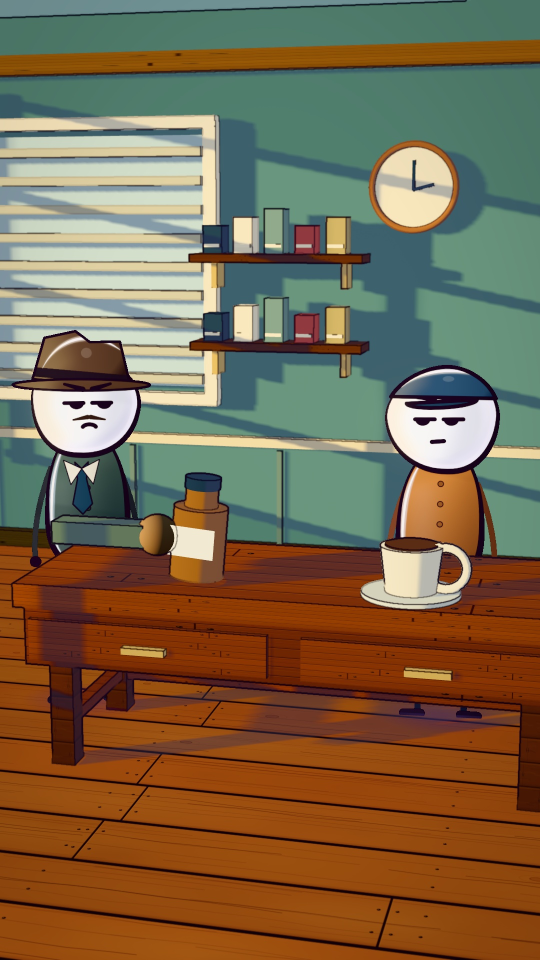
#> input picture projects/mkultra/review/S01_glidetest/f0024.jpg, 1080 x 1920 px (shown at 1/2 size)
$ python ink_scan.py ../../../../projects/mkultra/review/S01_glidetest/f0024.jpg
#> lines starting #> are read from the running program, lines starting #| are printed output that depends on the picture; after the words box and inside, x2 and y2 are one past the last pixel; in counts of white or black regions, pixels touching at a corner belong together
### newZip/RicksClips_Skill_V1.1/tools/measure/vidio.py
"""Shared I/O for the measuring tools: ffmpeg frame iterator + caption mask.

All tools follow the methods in references/reports/*.md. Reference videos carry a
burned-in one-word caption at ~60-75 % of frame height; every statistic masks it.
"""
import subprocess, numpy as np

CAPTION_BAND = (0.635, 0.755)  # fraction of height masked (grade.md: rows 650-706/960 + margin)

# [20 lines left out: function frames, not called in this run]

def caption_mask(h):
    """Boolean row mask: True = keep."""
    keep = np.ones(h, bool)
    a, b = int(CAPTION_BAND[0] * h), int(CAPTION_BAND[1] * h)
    keep[a:b] = False
    return keep

def luma(rgb):
    return 0.2126 * rgb[..., 0] + 0.7152 * rgb[..., 1] + 0.0722 * rgb[..., 2]

### newZip/RicksClips_Skill_V1.1/tools/measure/ink_scan.py
"""Ink line measurement (method: references/reports/outlines.md section 2).

Two modes:
1) Frame mode: edge-ink coverage = share of strong luminance edges that carry a dark
   thin line within 2 px (reference 45.1 % frame-wide; ours was 33.4 %), plus dark-stroke
   density. Caption band masked unless --nocaptions.
2) Scan mode: --scan x0 y0 x1 y1 measures one perpendicular profile like scanline.py:
   EW (equivalent full-ink width), FWHM, core luma. A line "counts" if >= 35 % darker
   than the lighter side and FWHM <= 5 px at 720p.

Usage:
  python ink_scan.py frame.png [--nocaptions]
  python ink_scan.py frame.png --scan 120 300 180 300
Reference targets @1080p: world lines EW ~3 px (depth jumps 3.1, silhouettes 3.0,
creases 2.2), core near-black; character ink plum, ~4.6 px.
"""
import sys, json, numpy as np
sys.path.insert(0, __file__.rsplit("\\", 1)[0] if "\\" in __file__ else ".")
from vidio import caption_mask, luma
from PIL import Image
from scipy import ndimage


def load(p, target_h=960):
#> called with target_h = 960
    im = Image.open(p).convert("RGB")
#> im is the input picture: PIL image 1080x1920 RGB; mean R, G, B 122.3, 103.1, 74.6
    if im.height != target_h:
        im = im.resize((im.width * target_h // im.height, target_h), Image.LANCZOS)
#> im: PIL image 540x960 RGB
    return np.asarray(im, np.float32) / 255


def frame_mode(rgb, mask_captions):
    Y = luma(rgb)
    if mask_captions:
        Y = Y[caption_mask(Y.shape[0])]
    # dark thin strokes: black top-hat
    cl = ndimage.grey_closing(Y, size=(7, 7))
    stroke = (cl - Y) > 0.12
    dark = stroke & (Y < 0.35)
    # strong edges: Sobel magnitude on the closed image (so ink lines themselves
    # don't dominate), threshold at a high percentile
    gx = ndimage.sobel(cl, 1); gy = ndimage.sobel(cl, 0)
    g = np.hypot(gx, gy)
    edge = g > max(0.35, np.percentile(g, 97))
    edge = ndimage.binary_erosion(edge) | edge  # keep as-is; thin later
    inked = ndimage.binary_dilation(dark, iterations=2)
    cov = float((edge & inked).sum()) / max(1, int(edge.sum()))
    return {
        "edge_ink_coverage_pct": round(100 * cov, 1),
        "dark_stroke_pct": round(100 * float(dark.mean()), 2),
        "stroke_core_luma_median": round(float(np.median(Y[dark])), 3) if dark.any() else None,
    }


def scan_mode(rgb, x0, y0, x1, y1, scale_to_1080):
    """Average 5 px across the scan, 0.25 px steps along it."""
    Y = luma(rgb)
    L = np.hypot(x1 - x0, y1 - y0)
    n = int(L / 0.25)
    t = np.linspace(0, 1, n)
    xs, ys = x0 + (x1 - x0) * t, y0 + (y1 - y0) * t
    # perpendicular averaging
    px, py = -(y1 - y0) / L, (x1 - x0) / L
    prof = np.zeros(n)
    for off in (-2, -1, 0, 1, 2):
        xi = np.clip((xs + px * off).astype(int), 0, Y.shape[1] - 1)
        yi = np.clip((ys + py * off).astype(int), 0, Y.shape[0] - 1)
        prof += Y[yi, xi]
    prof /= 5
    bg = max(np.percentile(prof, 85), prof[0], prof[-1])
    i = int(np.argmin(prof))
    core = float(prof[i])
    depth = bg - core
    present = depth > 0.35 * bg
    # FWHM
    half = core + depth / 2
    a = i
    while a > 0 and prof[a] < half: a -= 1
    b = i
    while b < n - 1 and prof[b] < half: b += 1
    fwhm_px = (b - a) * 0.25
    # EW: area of dip / (bg - 12/255)
    dip = np.clip(bg - prof, 0, None)
    ew = float(dip.sum() * 0.25 / max(1e-6, bg - 12 / 255))
    s = scale_to_1080
    return {
        "present": bool(present), "EW_at_1080": round(ew * s, 2),
        "FWHM_at_1080": round(fwhm_px * s, 2), "core_luma": round(core, 3),
        "bg_luma": round(float(bg), 3),
    }


if __name__ == "__main__":
    p = sys.argv[1]
    rgb = load(p)
    scale_to_1080 = 1920 / 960 * (960 / rgb.shape[0])  # profile sampled at 960-high => x2
#> scale_to_1080 = 2
    if "--scan" in sys.argv:
        i = sys.argv.index("--scan")
        coords = [float(v) for v in sys.argv[i + 1:i + 5]]
        print(json.dumps(scan_mode(rgb, *coords, 2.0), indent=1))
    else:
        print(json.dumps(frame_mode(rgb, "--nocaptions" not in sys.argv), indent=1))
#> in luma, `return 0.2126 * rgb[..., 0] + 0.7152 * rgb[..., 1] + 0.0722 * rgb[...,..`:
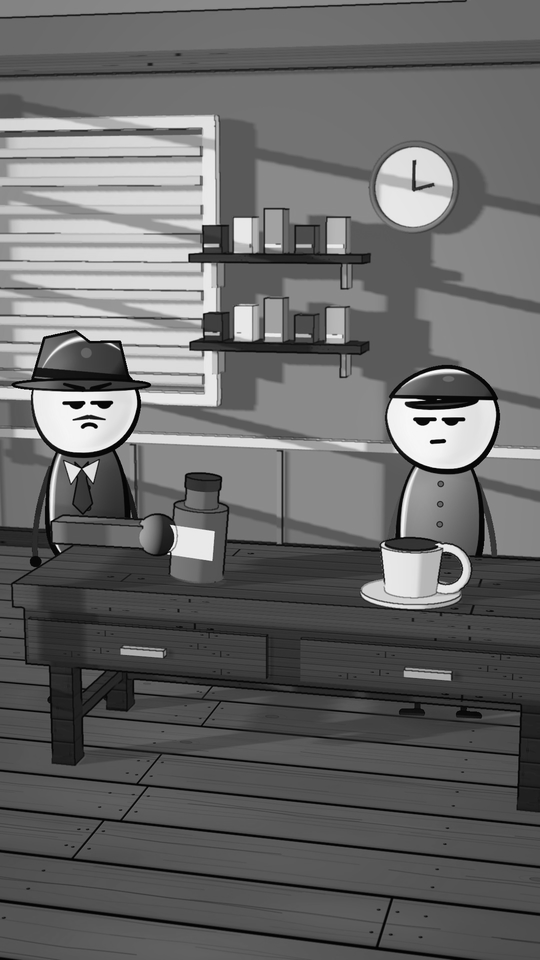
#> returned value: shape (960, 540) float32; min 0.00113, max 1, mean 0.412
#> in frame_mode, `Y = Y[caption_mask(Y.shape[0])]`:
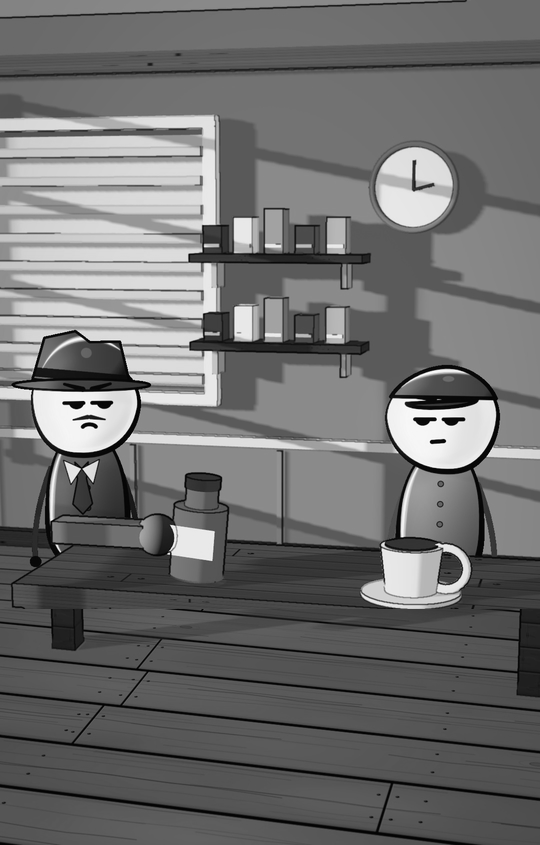
#> Y: shape (845, 540) float32; min 0.00113, max 1, mean 0.436
#> in frame_mode, `cl = ndimage.grey_closing(Y, size=(7, 7))`:
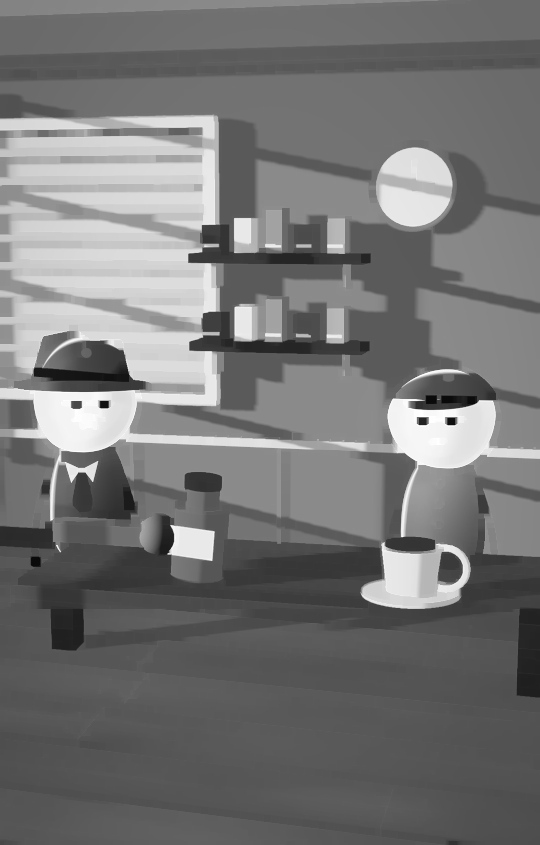
#> cl: shape (845, 540) float32; min 0.04, max 1, mean 0.462
#> in frame_mode, `stroke = (cl - Y) > 0.12`:
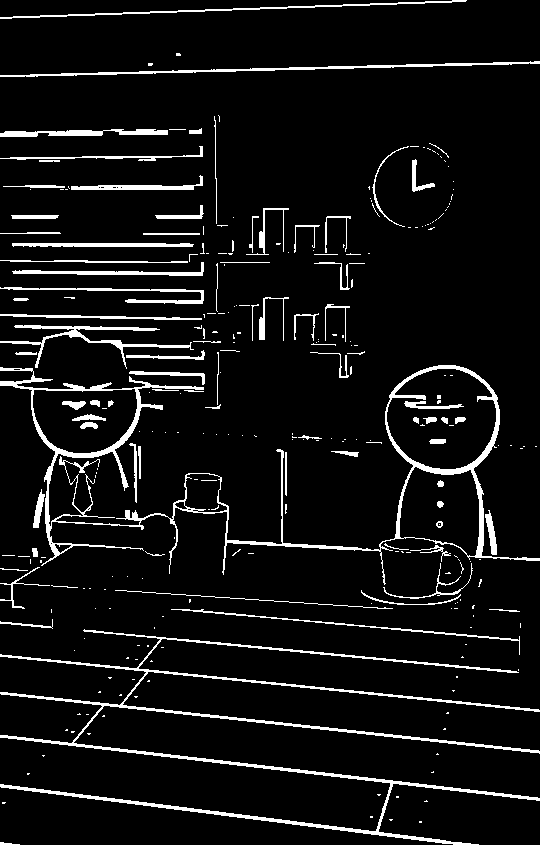
#> stroke: shape (845, 540) bool; 7% white; 284 white regions (198 under 20 px), largest, box (x1, y1, x2, y2) and area: (0, 629, 540, 845) 7697, (0, 365, 540, 585) 7328, (0, 61, 540, 77) 1358
#> in frame_mode, `dark = stroke & (Y < 0.35)`: dark: shape (845, 540) bool; 5.2% white; 293 white regions (219 under 20 px), largest, box (x1, y1, x2, y2) and area: (0, 629, 540, 845) 7697, (0, 365, 540, 582) 6599, (0, 61, 540, 77) 1358
#> in frame_mode, `gy = ndimage.sobel(cl, 0)`:
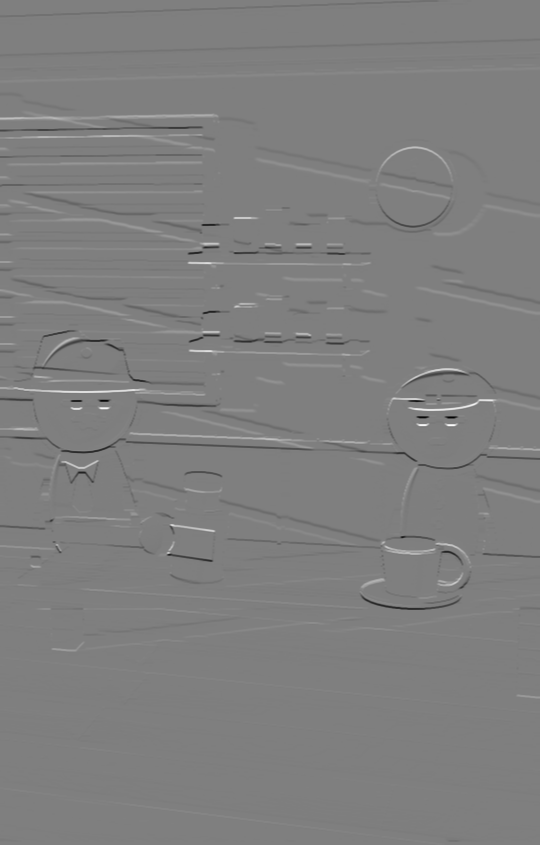
#> gy: shape (845, 540) float32; min -3.69, max 3.71, mean -0.00164; drawn with min black and max white
#> in frame_mode, `edge = g > max(0.35, np.percentile(g, 97))`:
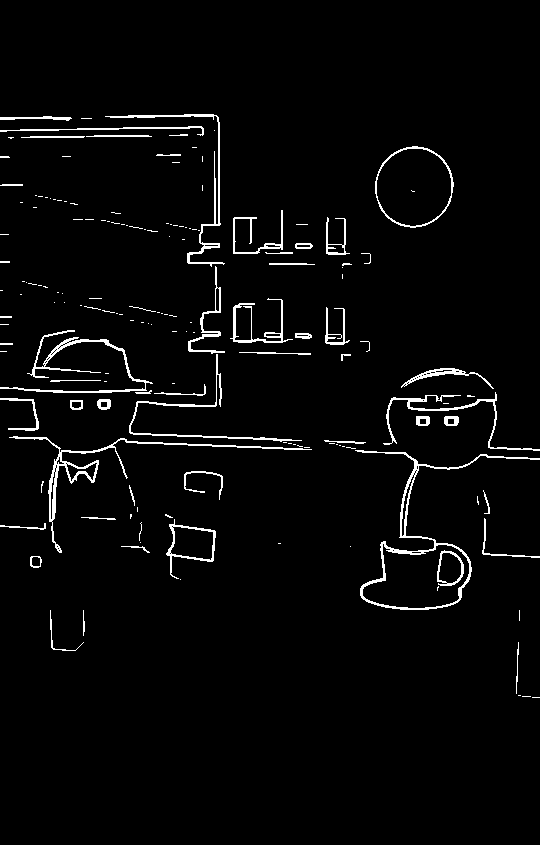
#> edge: shape (845, 540) bool; 3% white in thin lines or dots, all inside (x1, y1, x2, y2) = (0, 114, 540, 698)
#> in frame_mode, `inked = ndimage.binary_dilation(dark, iterations=2)`:
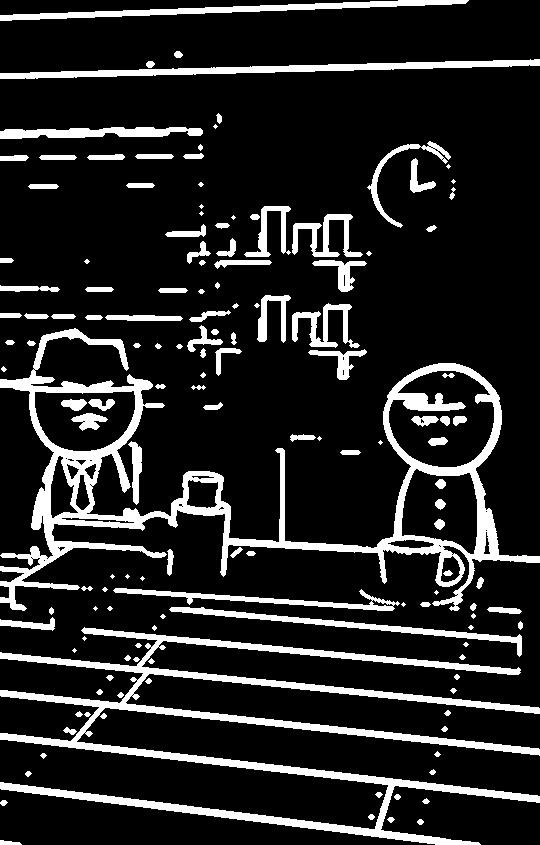
#> inked: shape (845, 540) bool; 14.5% white; 145 white regions (27 under 20 px), largest, box (x1, y1, x2, y2) and area: (0, 328, 540, 611) 20627, (0, 627, 540, 845) 18416, (0, 59, 540, 79) 3518
#> in frame_mode, `cov = float((edge & inked).sum()) / max(1, int(edge.sum()))`: cov = 0.512
#| {
#|  "edge_ink_coverage_pct": 51.2,
#|  "dark_stroke_pct": 5.25,
#|  "stroke_core_luma_median": 0.099
#| }
